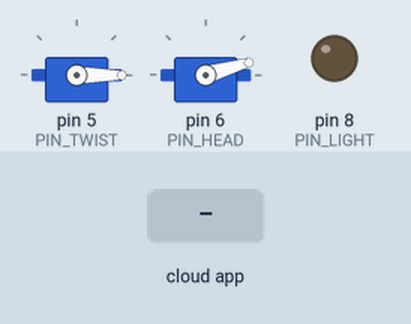
Recording of a sketch running on a simulated Arduino Uno, built with avr-gcc and run on an emulated ATmega328P. On the bench: 2 × servo, output pins drawn as LEDs (lit = HIGH). The test bench sets the inputs (shaded band). The RemoteXY app is connected.

Above: at 1.2 s.
1.3 s: the phone or cloud app sets head to 25
At 2.5 s:
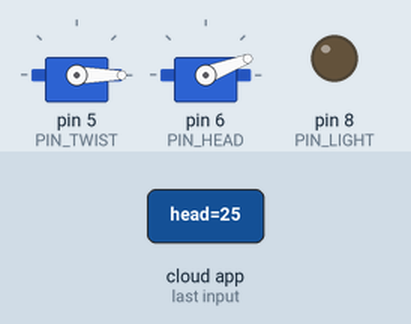
2.8 s: the phone or cloud app sets twist to 50
At 3.6 s:
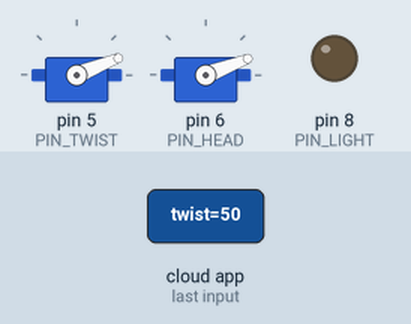
4.3 s: the phone or cloud app sets light to 1
At 4.7 s:
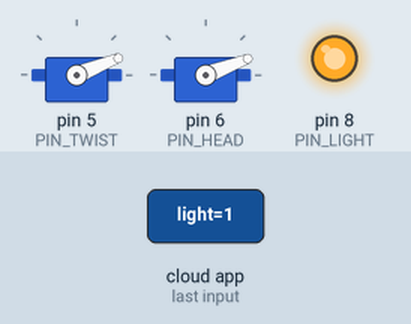
5.8 s: the phone or cloud app sets head to 0
At 7.0 s:
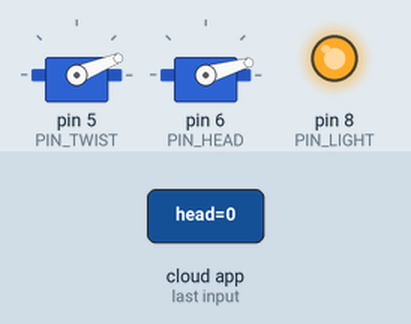
7.3 s: the phone or cloud app sets twist to 0
At 8.3 s:
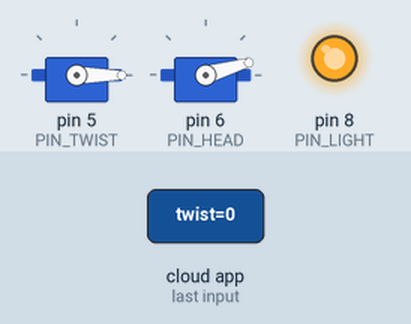
8.8 s: the phone or cloud app sets head to 50
At 9.4 s:
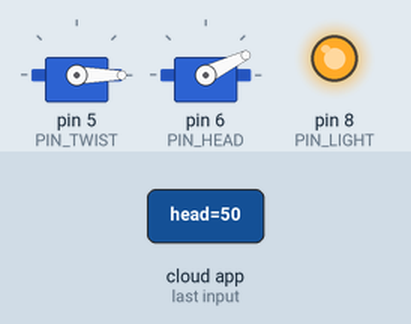
Timing chart, 0 to 11.3 s (numbered marks = the images above; inputs shaded):
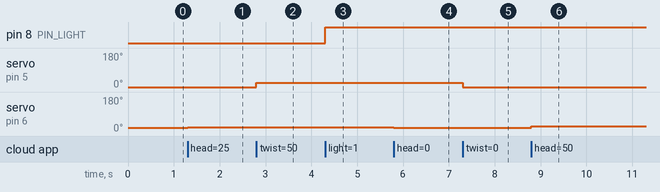

Measured:
- after the input at 1.3 s, servo on pin 6 (PIN_HEAD): 16° → 21° at once
- after the input at 2.8 s, servo on pin 5 (PIN_TWIST): 0° → 22° at once
- after the input at 4.3 s, pin 8 (PIN_LIGHT): LOW → HIGH at once
- after the input at 5.8 s, servo on pin 6 (PIN_HEAD): 21° → 16° at once
- after the input at 7.3 s, servo on pin 5 (PIN_TWIST): 22° → 0° at once
- after the input at 8.8 s, servo on pin 6 (PIN_HEAD): 16° → 26° at once

The sketch:

project.ino
```cpp
// (licence header left out)
//////////////////////////////////////////////
//        RemoteXY include library          //
//////////////////////////////////////////////

// RemoteXY select connection mode and include library
#define REMOTEXY_MODE__HARDSERIAL

#include <RemoteXY.h>
#include <Servo.h>

// RemoteXY connection settings
#define REMOTEXY_SERIAL Serial
#define REMOTEXY_SERIAL_SPEED 9600

#define PIN_LIGHT 8
#define PIN_TWIST 5
#define PIN_HEAD 6


Servo twist;
Servo head;

int pos_twist;
int pos_head;

// RemoteXY configurate
#pragma pack(push, 1)
uint8_t RemoteXY_CONF[] =
  { 255,3,0,0,0,29,0,10,13,0,
  4,0,5,8,14,48,2,26,4,128,
  22,44,69,14,1,26,1,0,41,9,
  27,27,6,31,88,0 };

// this structure defines all the variables and events of your control interface
struct {

    // input variables
  int8_t head; // =0..100 slider position
  int8_t twist; // =0..100 slider position
  uint8_t light; // =1 if button pressed, else =0

    // other variable
  uint8_t connect_flag;  // =1 if wire connected, else =0

} RemoteXY;
#pragma pack(pop)

/////////////////////////////////////////////
//           END RemoteXY include          //
/////////////////////////////////////////////


void setup()
{
  RemoteXY_Init ();
  pinMode (PIN_LIGHT, OUTPUT);
  twist.attach(PIN_TWIST);
  twist.write(600);
  head.attach(PIN_HEAD);
  head.write(600);

  // TODO you setup code

}

void loop()
{
  RemoteXY_Handler ();
  digitalWrite(PIN_LIGHT, (RemoteXY.light==0)?LOW:HIGH);

  pos_twist=map(RemoteXY.twist,-100,100,0,1024);
  twist.write(pos_twist);
  pos_head=map(RemoteXY.head,-100,100,500,920);
  head.write(pos_head);

  // TODO you loop code
  // use the RemoteXY structure for data transfer
  // do not call delay()


}
```
